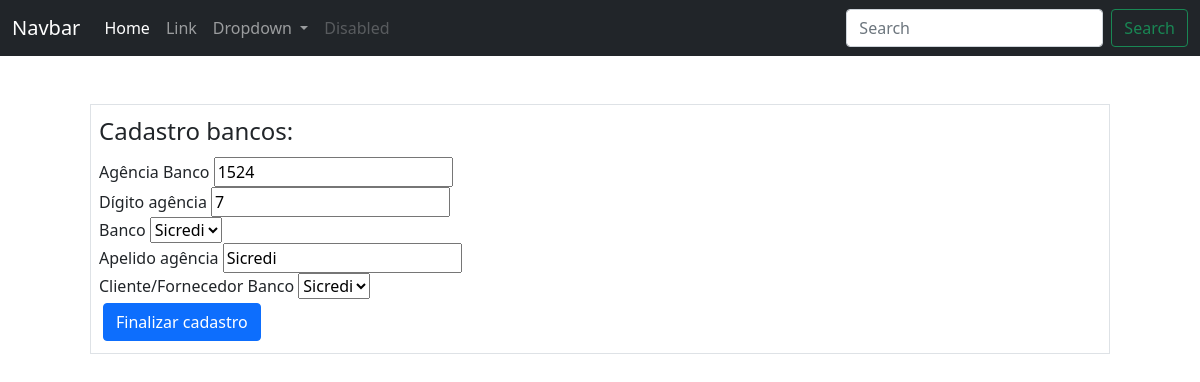
/financeiro/bancos/agencias/1/edicao (signed in), run on the app's committed database.
### ERP/models.py (models this page shows)
class AgenciaBanco(database.Model):
    __tablename__ = 'agencia_bancos'
    id = database.Column(database.Integer, primary_key=True)
    agencia = database.Column(database.String)
    digito_agencia = database.Column(database.String)
    id_banco = database.Column(database.Integer, database.ForeignKey('bancos.id'))
    apelido_agencia = database.Column(database.String, unique=True)
    id_cliente = database.Column(database.Integer, database.ForeignKey('clientes_fornecedores.id'))
    data_cadastro = database.Column(database.DateTime, default=datetime.utcnow())
    id_usuario_cadastro = database.Column(database.Integer, database.ForeignKey('usuarios.id'), nullable=False,
                                          default=1)

### ERP/routes.py (the view, shortened to what this page needs)
@app.route('/financeiro/bancos/agencias/<id_agencia>/edicao', methods=['GET', 'POST'])
@login_required
def editar_agencias_bancarias(id_agencia):
    agencia = AgenciaBanco.query.get_or_404(id_agencia)
    form_agencia = FormAgenciaBancoEdicao(obj=agencia)
    form_agencia.id_cliente.choices = [(cnpj.id, cnpj.razao_social) for cnpj in ClientesFornecedores.query.filter(ClientesFornecedores.cnpj.isnot(None)).all()]
    form_agencia.id_banco.choices = [(banco.id, banco.nome_banco) for banco in Bancos.query.all()]
    return render_template('edicao_agencias_bancos.html', form_agencia=form_agencia)

### ERP/forms.py
class FormAgenciaBancoEdicao(FlaskForm):
    agencia = StringField('Agência Banco', validators=[DataRequired(message='Favor incluir código agencia')])
    digito_agencia = StringField('Dígito agência', validators=[DataRequired(message='Favor incluir dígito agencia')])
    id_banco = SelectField('Banco')
    apelido_agencia = StringField('Apelido agência', validators=[DataRequired(message='Favor incluir apelido agencia')])
    id_cliente = SelectField('Cliente/Fornecedor Banco')  # Adicionando o campo id_cliente
    campo_pesquisa = StringField('Nome fornecedor a pesquisar')
    botao_pesquisar = SubmitField('Pesquisar cliente/fornecedor banco', name='pesquisar')
    botao_cadastrar = SubmitField('Cadastrar cliente/fornecedor banco', name='cadastrar')
    botao_finalizar = SubmitField('Finalizar cadastro', name='finalizar')

### ERP/routes.py (called while the page is built)
@login_manager.user_loader
def load_user(user_id):
    return Usuarios.query.get(int(user_id))

### ERP/templates/edicao_agencias_bancos.html (shortened to what this page needs)
{% include 'base.html' %}
{% block content %}
    <div class="container">
        <form method='POST' action="" class="border m-5 p-2">
            <legend>Cadastro bancos:</legend>
            <fieldset>
                <div class="form-group">
                    {{ form_agencia.agencia.label(class="form-control-label") }}
                    {{ form_agencia.agencia(class="form-control-label") }}
                </div>
                <div class="form-group">
                    {{ form_agencia.digito_agencia.label(class="form-control-label") }}
                    {{ form_agencia.digito_agencia(class="form-control-label") }}
                </div>
                <div class="form-group">
                    {{ form_agencia.id_banco.label(class="form-control-label") }}
                    {{ form_agencia.id_banco(class="form-control-label") }}
                </div>
                <div class="form-group">
                    {{ form_agencia.apelido_agencia.label(class="form-control-label") }}
                    {{ form_agencia.apelido_agencia(class="form-control-label") }}
                </div>
                <div class="form-group">
                    {{ form_agencia.id_cliente.label(class="form-control-label") }}
                    {{ form_agencia.id_cliente(class="form-control-label") }}
                </div>
            </fieldset>
            {{ form_agencia.botao_finalizar(class="btn btn-primary m-1") }}
        </form>
    </div>
{% endblock %}

### data on the page
AgenciaBanco: agencia "1524", digito_agencia "7", id_banco "Sicredi", apelido_agencia "Sicredi", id_cliente "Sicredi"
